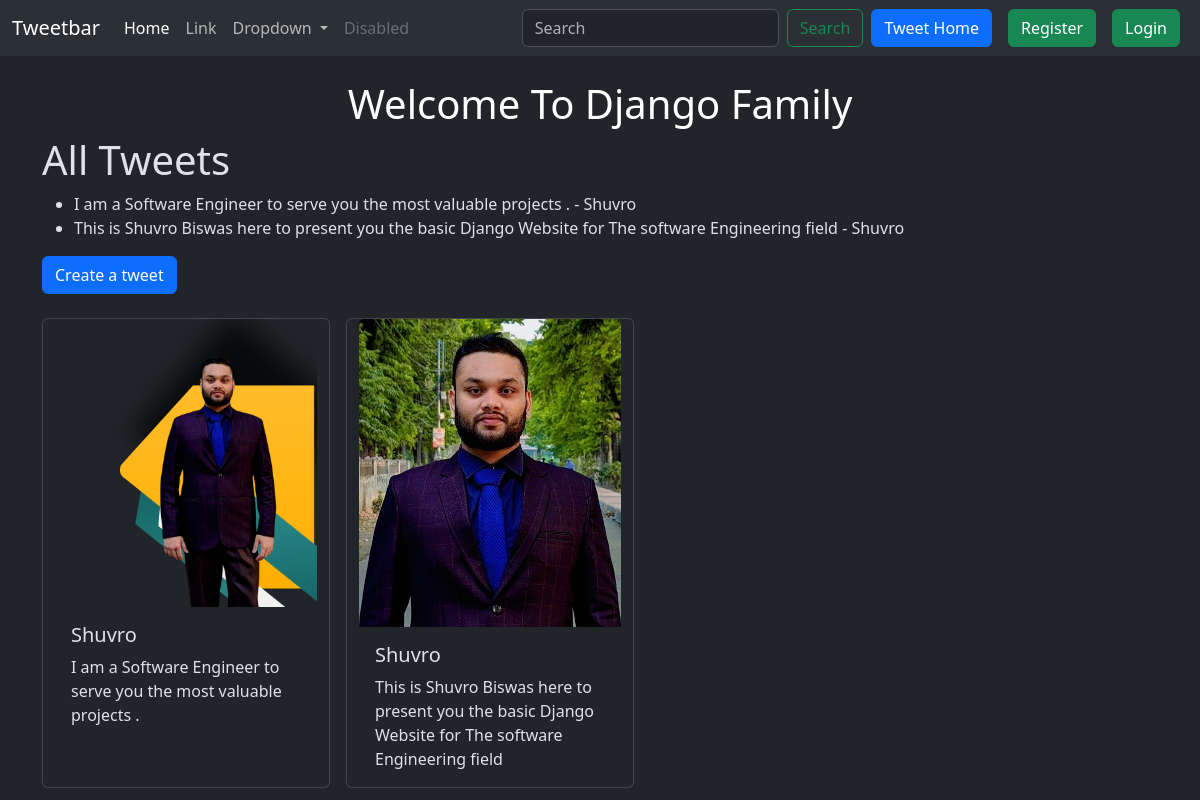
Screenshot of /tweet/ with the database file from the repository.
### tweet/models.py (models this page shows, shortened)
class Tweet(models.Model):
    user = models.ForeignKey(User, on_delete = models.CASCADE)
    text = models.TextField(max_length = 240)
    photo = models.ImageField(upload_to = 'photos/', blank = True, null = True)
    created_at = models.DateTimeField(auto_now_add = True)
    updated_at = models.DateTimeField(auto_now = True)

### tweet/views.py (the view)
# urls.py: path('', views.tweet_list, name='tweet_list'),
def tweet_list(request):
    query = request.GET.get('q')
    tweets = Tweet.objects.all().order_by('-created_at')
    if query:
        tweets = tweets.filter(text__icontains=query)
        if not tweets.exists():
            no_results = True
        else:
            no_results = False
    else:
        no_results = False
    return render(request, 'tweet_list.html', {'tweets': tweets, 'no_results': no_results, 'query': query})

### tweet/templates/tweet_list.html (shortened to what this page needs)
{% extends "layout.html" %} {% block title %} shuvro first project{% endblock %}
{% block content %}
<h1 class="text-center text-white mt-4">Welcome To Django Family</h1>
<h1>All Tweets</h1>
<ul>
  {% for tweet in tweets %}
  <li>{{ tweet.text }} - {{ tweet.user.username }}</li>
  {% empty %}
  <li>No tweets found.</li>
  {% endfor %}
</ul>
<a class="btn btn-primary mb-4" href="{% url 'tweet_create' %}"
  >Create a tweet
</a>
<div class="container row gap-3">
  {% for tweet in tweets %}
  <div class="card" style="width: 18rem">
    <img src="{{tweet.photo.url}}" class="card-img-top" alt="..." />
    <div class="card-body">
      <h5 class="card-title">{{tweet.user.username}}</h5>
      <p class="card-text">{{tweet.text}}</p>
    </div>
  </div>
  {% endfor %}
</div>
{% endblock %}

### templates/layout.html (shortened to what this page needs)
{% load static %}
<!DOCTYPE html>
<html lang="en" data-bs-theme="dark">
  <head>
    <link
      href="https://cdn.jsdelivr.net/npm/bootstrap@5.3.3/dist/css/bootstrap.min.css"
      rel="stylesheet"
    />
  </head>
  <body>
    <nav class="navbar navbar-expand-lg bg-body-tertiary">
      <div class="container-fluid">
        <a class="navbar-brand" href="#">Tweetbar</a>
        <div class="collapse navbar-collapse" id="navbarSupportedContent">
          <ul class="navbar-nav me-auto mb-2 mb-lg-0">
            <li class="nav-item">
              <a class="nav-link active" aria-current="page" href="#">Home</a>
            </li>
            <li class="nav-item">
              <a class="nav-link" href="#">Link</a>
            </li>
            <li class="nav-item dropdown">
              <a
                class="nav-link dropdown-toggle"
                href="#"
                role="button"
                data-bs-toggle="dropdown"
                aria-expanded="false"
              >
                Dropdown
              </a>
            </li>
            <li class="nav-item">
              <a class="nav-link disabled">Disabled</a>
            </li>
          </ul>
          <form
            class="d-flex"
            role="search"
            method="GET"
            action="{% url 'tweet_list' %}"
          >
            <input
              class="form-control me-2"
              type="search"
              placeholder="Search"
              aria-label="Search"
              name="q"
              value="{{ request.GET.q|default:'' }}"
            />
            <button class="btn btn-outline-success" type="submit">
              Search
            </button>
          </form>
          <a href="{% url 'tweet_list' %}" class="btn btn-primary mx-2"
            >Tweet Home</a
          >
          {% if user.is_authenticated %}
          <form action="{% url 'logout' %}" method="post">
            {% csrf_token %}
            <button class="btn btn-danger" type="submit">Logout</button>
          </form>
          {% else %}<a href="{% url 'register' %}" class="btn btn-success mx-2"
            >Register</a
          >
          {% endif %}
          <a href="{% url 'login' %}" class="btn btn-success mx-2">Login</a>
        </div>
      </div>
    </nav>
    <div class="container">{% block content %} {% endblock %}</div>
  </body>
</html>

### rows the page displays
Tweet: text "I am a Software Engineer to serve you the most valuable projects .", user.username "Shuvro", photo (picture)
Tweet: text "This is Shuvro Biswas here to present you the basic Django Website for The software Engineering field", user.username "Shuvro", photo (picture)
